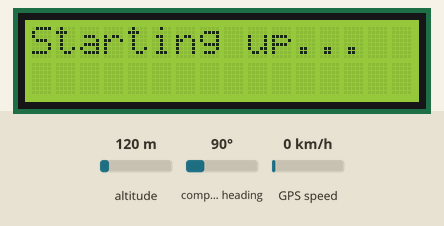
This sketch was run on a simulated ESP32. Shown: 16×2 character LCD. The inputs (shaded band) are chosen by the test bench; at power-on: altitude 120 m, compass heading 90°, GPS speed 0 km/h. The GPS gets a fix after 3 s at 37.7749, -122.4194 with 8 satellites.

Above: at 0.1 s.
At 2.2 s:
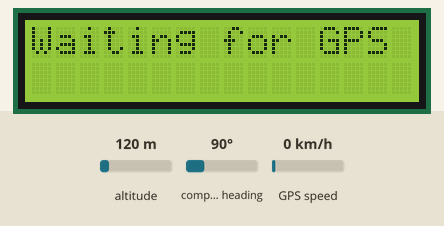
At 3.2 s:
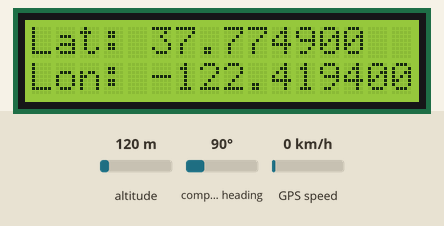

The sketch:

code.ino
```cpp
#include <Wire.h>
#include <LiquidCrystal_I2C.h>
#include <TinyGPS++.h>
#include <HardwareSerial.h>

LiquidCrystal_I2C lcd(0x27, 16, 2);
TinyGPSPlus gps;
HardwareSerial GPSserial(2);

unsigned long lastDisplayMillis = 0;

void setup() {
  Serial.begin(115200);
  GPSserial.begin(9600, SERIAL_8N1, 16, 17);

  lcd.begin(16, 2);
  lcd.backlight();
  lcd.print("Starting up...");
  delay(2000);
  lcd.clear();
}

void loop() {
  while (GPSserial.available()) {
    gps.encode(GPSserial.read());
  }

  unsigned long now = millis();

  if (now - lastDisplayMillis > 1000) {
    lastDisplayMillis = now;
    lcd.clear();

    if (gps.location.isValid()) {
      lcd.setCursor(0, 0);
      lcd.print("Lat: ");
      lcd.print(gps.location.lat(), 6);

      lcd.setCursor(0, 1);
      lcd.print("Lon: ");
      lcd.print(gps.location.lng(), 6);
    } else {
      lcd.setCursor(0, 0);
      lcd.print("Waiting for GPS fix...");
    }
  }
}
```

Measured:
- what the display in image 1 shows lasts 1.0 s, from 2.1 s to 3.1 s
